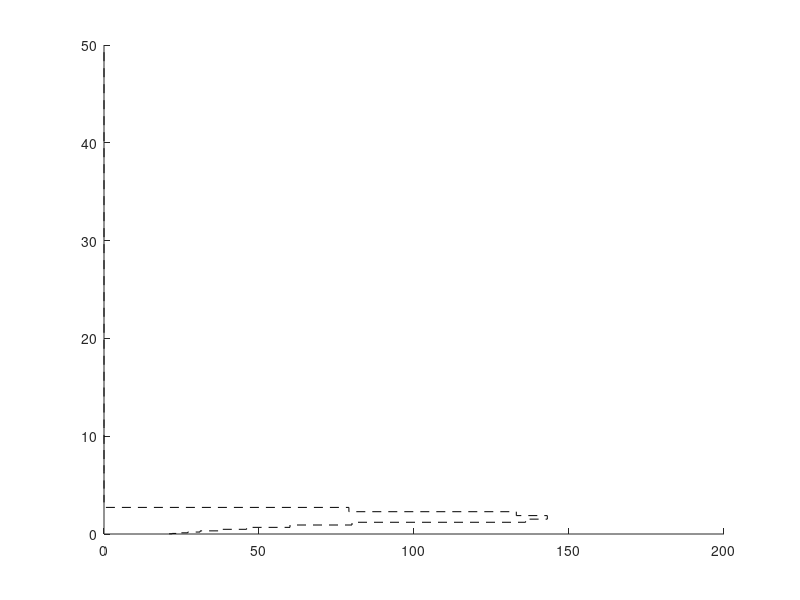

MATLAB code for this plot: (Note: this script raises an error after producing the figure.)
%% zero-curtain duration
close all
clearvars
load("zero_curtain_data.mat");
fig = figure;
set(gcf, 'Position', [100, 100, 500, 500]);
hold on
y=[0.020 0.060 0.120 0.200 0.320... 	
0.480 0.680 0.920 1.200 1.520... 	
1.880 2.280 2.720 3.260 3.900 4.640 5.480 6.420 7.460... 	
8.600 10.990 15.666 23.301 34.441 49.556];
P3=stairs(s_present,y,'k--', LineWidth=1);
P1=stairs(d_present,y,'k', LineWidth=1);
P4=stairs(s_future,y,'r--', LineWidth=1);
P2=stairs(d_future,y,'r', LineWidth=1);
ylabel('Soil Depth (m)')
xlabel('Zero-Curtain Duration (days)')
legend([P1 P2 P3 P4], {'Jordan 2016-2046', 'Jordan 2066-2096', 'Sturm 2016-2046', 'Sturm 2066-2096' }, Location="southeast", FontSize=8)
set(gca, 'YDir', 'reverse');
ylim([0 15])
%% Optional export
% exportgraphics(gcf, "GT_depth.jpg", "Resolution",300)